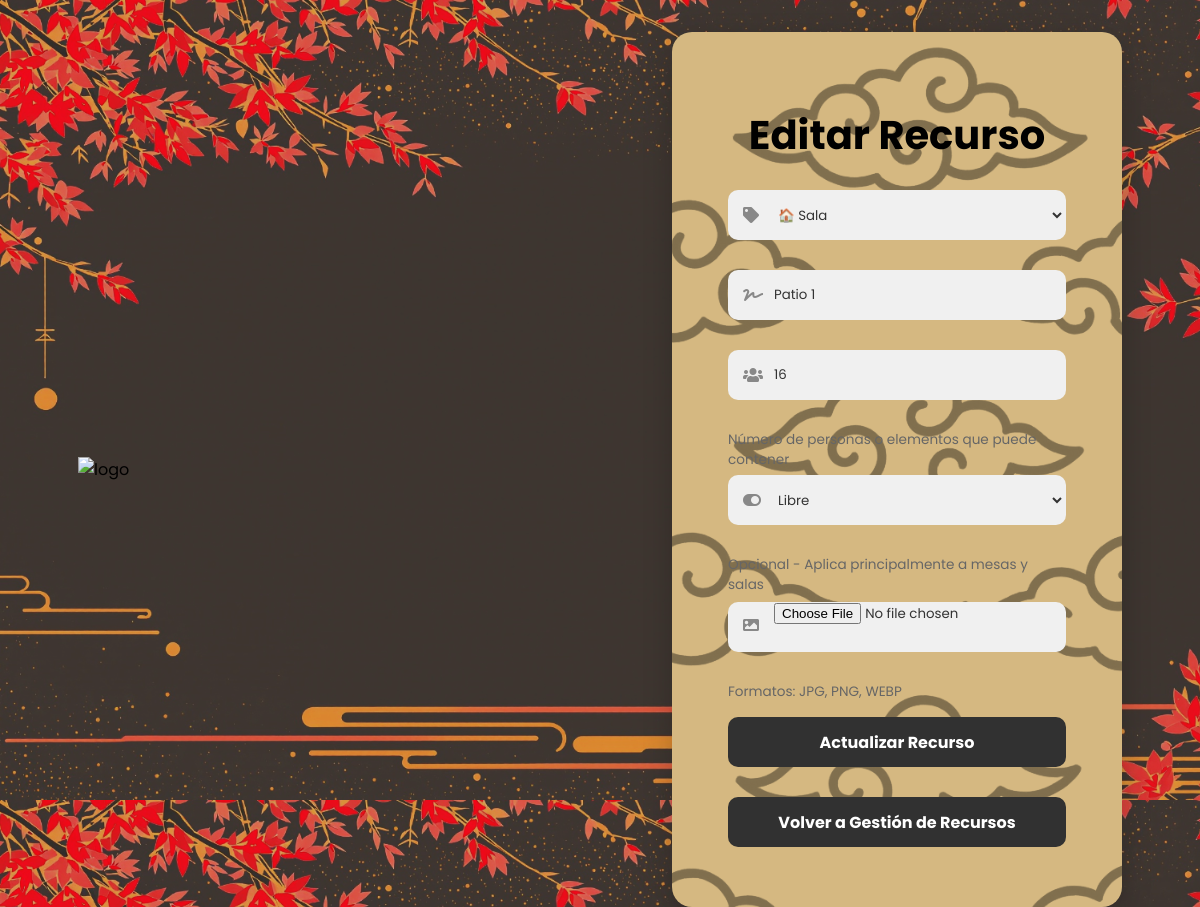
Page /views/editar_recurso.php?id=1 (signed in) on the committed database.
### tables this page shows
CREATE TABLE recursos (
    id_recurso INT AUTO_INCREMENT PRIMARY KEY,
    tipo ENUM('sala','mesa') NOT NULL,
    nombre VARCHAR(100) NOT NULL,
    capacidad INT,
    estado ENUM('libre','ocupado') DEFAULT 'libre',
    imagen VARCHAR(255),
    posicion_x DECIMAL(5,2) DEFAULT 50.00,
    posicion_y DECIMAL(5,2) DEFAULT 50.00
);

### views/editar_recurso.php (the view, shortened to what this page needs)
<?php
require_once('../includes/conexion.php');
$idEditar = isset($_GET['id']) ? (int)$_GET['id'] : 0;
try {
    $stmtRecurso = $conn->prepare('SELECT * FROM recursos WHERE id_recurso = ?');
    $stmtRecurso->execute([$idEditar]);
    $recurso = $stmtRecurso->fetch(PDO::FETCH_ASSOC);
} catch (Exception $e) {
    header('Location: recursos.php?error=db_error');
    exit;
}
?>
<!DOCTYPE html>
<html lang="es">
<head>
  <link rel="stylesheet" href="https://cdnjs.cloudflare.com/ajax/libs/font-awesome/5.15.4/css/all.min.css">
  <link rel="stylesheet" href="../css/styles.css">
</head>
<body class="login-body">
    <div class="logo-container-left">
        <div class="div-logo">
            <img class="logo" src="../img/logo_sin_fondo" alt="logo">
        </div>
    </div>
    <div class="form-container-right">
    <div id="loginFormContainer">
        <form id="editForm" action="../proc/proc_editar_recurso.php" method="post" enctype="multipart/form-data" class="login-form" novalidate>
            <h2 class="form-title">Editar Recurso</h2>
            <div class="input-field">
                <span class="input-icon"><i class="fas fa-tag"></i></span>
                <select class="input" id="tipo" name="tipo" required onchange="toggleImageField()">
                    <option value="sala" <?= $recurso['tipo'] == 'sala' ? 'selected' : '' ?>>🏠 Sala</option>
                </select>
            </div>
            <div class="input-field">
                <span class="input-icon"><i class="fas fa-signature"></i></span>
                <input class="input" type="text" id="nombre" name="nombre" placeholder="Nombre"
                       value="<?= htmlspecialchars($recurso['nombre']) ?>" required>
            </div>
            <div class="input-field">
                <span class="input-icon"><i class="fas fa-users"></i></span>
                <input class="input" type="number" id="capacidad" name="capacidad"
                       placeholder="Capacidad (opcional)" min="0"
                       value="<?= $recurso['capacidad'] ? (int)$recurso['capacidad'] : '' ?>">
                <small style="color: #666; font-size: 0.85rem; display: block; margin-top: 5px;">
                    Número de personas o elementos que puede contener
                </small>
            </div>
            <div class="input-field">
                <span class="input-icon"><i class="fas fa-toggle-on"></i></span>
                <select class="input" id="estado" name="estado">
                    <option value="libre" <?= $recurso['estado'] == 'libre' ? 'selected' : '' ?>>Libre</option>
                </select>
                <small style="color: #666; font-size: 0.85rem; display: block; margin-top: 5px;">
                    Opcional - Aplica principalmente a mesas y salas
                </small>
            </div>
            <?php if ($recurso['tipo'] === 'sala'): ?>
            <div class="input-field" id="imagenField">
                <span class="input-icon"><i class="fas fa-image"></i></span>
                <input class="input" type="file" id="imagen" name="imagen" accept="image/jpeg,image/png,image/webp">
                <small style="color: #666; font-size: 0.85rem; display: block; margin-top: 5px;">
                    <?= !empty($recurso['imagen']) ? 'Dejar vacío para mantener la imagen actual' : 'Formatos: JPG, PNG, WEBP' ?>
                </small>
            </div>
            <?php endif; ?>
            <button class="submit" type="submit" name="editar">Actualizar Recurso</button>
        </form>
        <form action="./recursos.php" method="get" class="login-form">
            <button class="submit" type="submit">Volver a Gestión de Recursos</button>
        </form>
    </div>
    </div>
</body>
</html>

### css/styles.css (style rules this page uses)
.login-body { margin: 0; font-family: "Poppins", sans-serif; background-image: url("../img/fondo_escritorio.png"); background-size: cover; height: 100vh; width: 100%; overflow-y: hidden; overflow-x: hidden; display: flex; justify-content: space-evenly; align-items: center; padding: 2rem 1rem; box-sizing: border-box; flex-wrap: wrap; gap: 2rem; }
.logo-container-left { position: relative; z-index: 10; }
.div-logo { display: flex; justify-content: center; align-items: center; }
.logo { width: 500px; height: auto; padding: 0; }
.form-container-right { position: relative; z-index: 10; background-color: #d5b881; background-image: url("../img/nubes-40opacidad.png"); background-size: cover; background-position: center; background-blend-mode: multiply; border-radius: 20px; padding: 2.5rem 3.5rem; box-shadow: 0 10px 30px rgba(0, 0, 0, 0.2); width: 100%; max-width: 450px; box-sizing: border-box; }
.login-form { width: 100%; box-sizing: border-box; }
.form-title { color: #000; font-size: 2.5rem; text-align: center; margin-bottom: 25px; font-weight: bold; font-family: "Poppins", sans-serif; }
.input-field { margin-bottom: 5px; position: relative; }
.input-icon { position: absolute; left: 18px; top: 25px; transform: translateY(-50%); color: #888; }
.input-field .input { height: 50px; width: 100%; border: 1px solid transparent; outline: none; border-radius: 10px; color: #333; padding: 0 20px 0 45px; background-color: #f0f0f0; box-sizing: border-box; font-family: "Poppins", sans-serif; font-weight: 400; transition: border-color 0.3s ease; margin-bottom: 25px; position: relative; }
.input-icon { position: absolute; left: 15px; transform: translateY(-50%); color: #888; pointer-events: none; z-index: 5; }
.input option { color: black; background-color: white; }
.submit { width: 100%; height: 50px; border: none; border-radius: 10px; font-size: 16px; background-color: #313131; color: #fff; cursor: pointer; transition: background-color 0.3s, box-shadow 0.3s; margin-top: 10px; margin-bottom: 20px; font-weight: bold; font-family: "Poppins", sans-serif; }

### rows in the picture
recursos: tipo "🏠 Sala", nombre "Patio 1", capacidad "16", estado "Libre"
